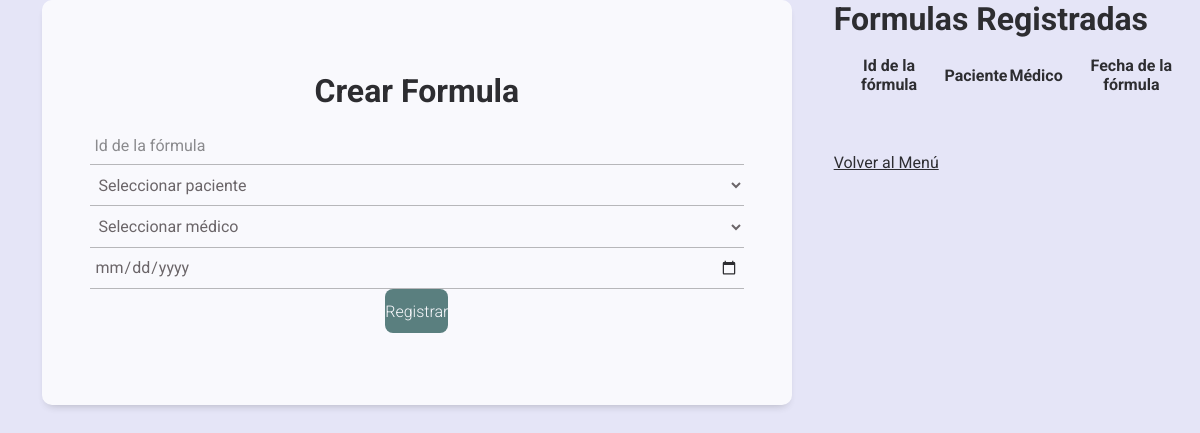
/formulas/registro_formulas.php, run on an earlier commit of the app's database.
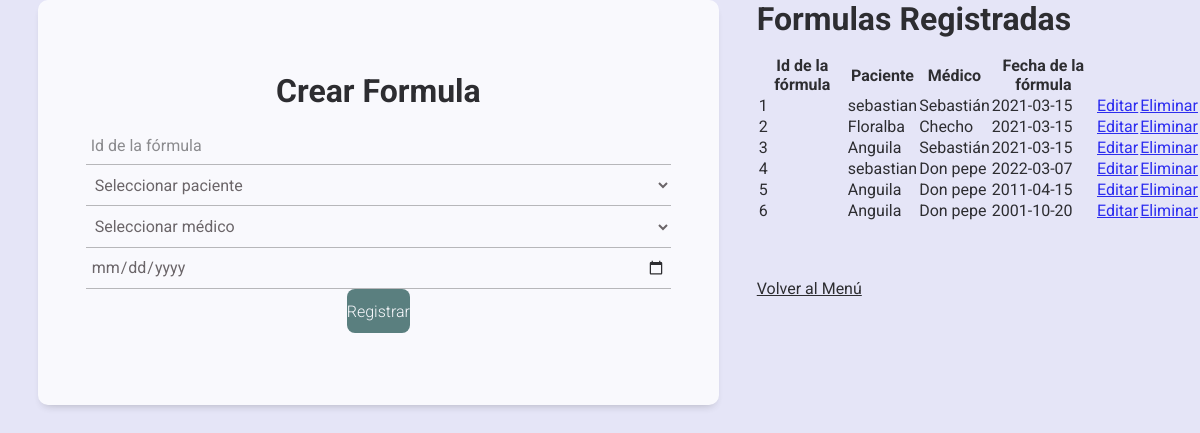
And on a later commit of the database.
### tables this page shows
CREATE TABLE `formulas` (
  `id` int(11) NOT NULL,
  `pacienteId` int(11) DEFAULT NULL,
  `medicoId` int(11) DEFAULT NULL,
  `fechaFormula` date NOT NULL
);

### formulas/registro_formulas.php (the view, shortened to what this page needs)
<?php
$con = connection();
$sql = "SELECT * FROM formulas";
$query = mysqli_query($con, $sql);
$pacienteSql = "SELECT id, nombre FROM pacientes";
$pacienteQuery = mysqli_query($con, $pacienteSql);
$pacientes = array();
while ($row = mysqli_fetch_assoc($pacienteQuery)) {
    $pacientes[$row['id']] = $row['nombre'];
}
$medicoSql = "SELECT id, nombre FROM medicos";
$medicoQuery = mysqli_query($con, $medicoSql);
$medicos = array();
while ($row = mysqli_fetch_assoc($medicoQuery)) {
    $medicos[$row['id']] = $row['nombre'];
}
?>
<!DOCTYPE html>
<html lang="en">
<head>
    <link rel="stylesheet" href="../css/estilos.css">
</head>
<body>
    <div class="form_group">
        <form action="" method="POST" class="form">
            <h1 class="form_title">Crear Formula</h1>
            <input class="form_input" type="number" name="id" placeholder="Id de la fórmula" required>
            <select class="form_input" name="pacienteID" required>
                <option value="" disabled selected>Seleccionar paciente</option>
            </select>
            <select class="form_input" name="medicoID" required>
                <option value="" disabled selected>Seleccionar médico</option>
            </select>
            <input class="form_input" type="date" name="fechaFormula" placeholder="Fecha de la fórmula" required>
            <input class="form_submit" type="submit" value="Registrar">
        </form>
    </div>
    <div>
        <h2 class="form_title">Formulas Registradas</h2>
        <table class="form_group">
            <thead>
                <tr>
                    <th>Id de la fórmula</th>
                    <th>Paciente</th>
                    <th>Médico</th>
                    <th>Fecha de la fórmula</th>
                </tr>
            </thead>
            <tbody>
                <?php
                while ($row = mysqli_fetch_array($query)):
                    $pacienteId = $row['pacienteId'];
                    $medicoId = $row['medicoId'];
                    ?>
                    <tr>
                        <td>
                            <?= $row['id'] ?>
                        </td>
                        <td>
                            <?= isset($pacientes[$pacienteId]) ? $pacientes[$pacienteId] : 'Desconocido' ?>
                        </td>
                        <td>
                            <?= isset($medicos[$medicoId]) ? $medicos[$medicoId] : 'Desconocido' ?>
                        </td>
                        <td>
                            <?= $row['fechaFormula'] ?>
                        </td>
                        <td><a href="editar_formulas.php?id=<?= $row['id'] ?>">Editar</a></td>
                        <td><a href="eliminar_formulas.php?id=<?= $row['id'] ?>"
                                onclick="return confirm('¿Estás seguro de que quieres eliminar esta fórmula?')">Eliminar</a>
                        </td>
                    </tr>
                    <?php
                endwhile;
                ?>
            </tbody>
        </table>
        <br><br><br>
        <a href="../menu.php" class="form_link">Volver al Menú</a>
    </div>
</body>
</html>

What changed in the data, as far as the page shows it:
added formulas: id "1", pacienteId "sebastian", medicoId "Sebastián", fechaFormula "2021-03-15"
added formulas: id "2", pacienteId "Floralba", medicoId "Checho", fechaFormula "2021-03-15"
added formulas: id "3", pacienteId "Anguila", medicoId "Sebastián", fechaFormula "2021-03-15"
added formulas: id "4", pacienteId "sebastian", medicoId "Don pepe", fechaFormula "2022-03-07"
added formulas: id "5", pacienteId "Anguila", medicoId "Don pepe", fechaFormula "2011-04-15"
added formulas: id "6", pacienteId "Anguila", medicoId "Don pepe", fechaFormula "2001-10-20"
